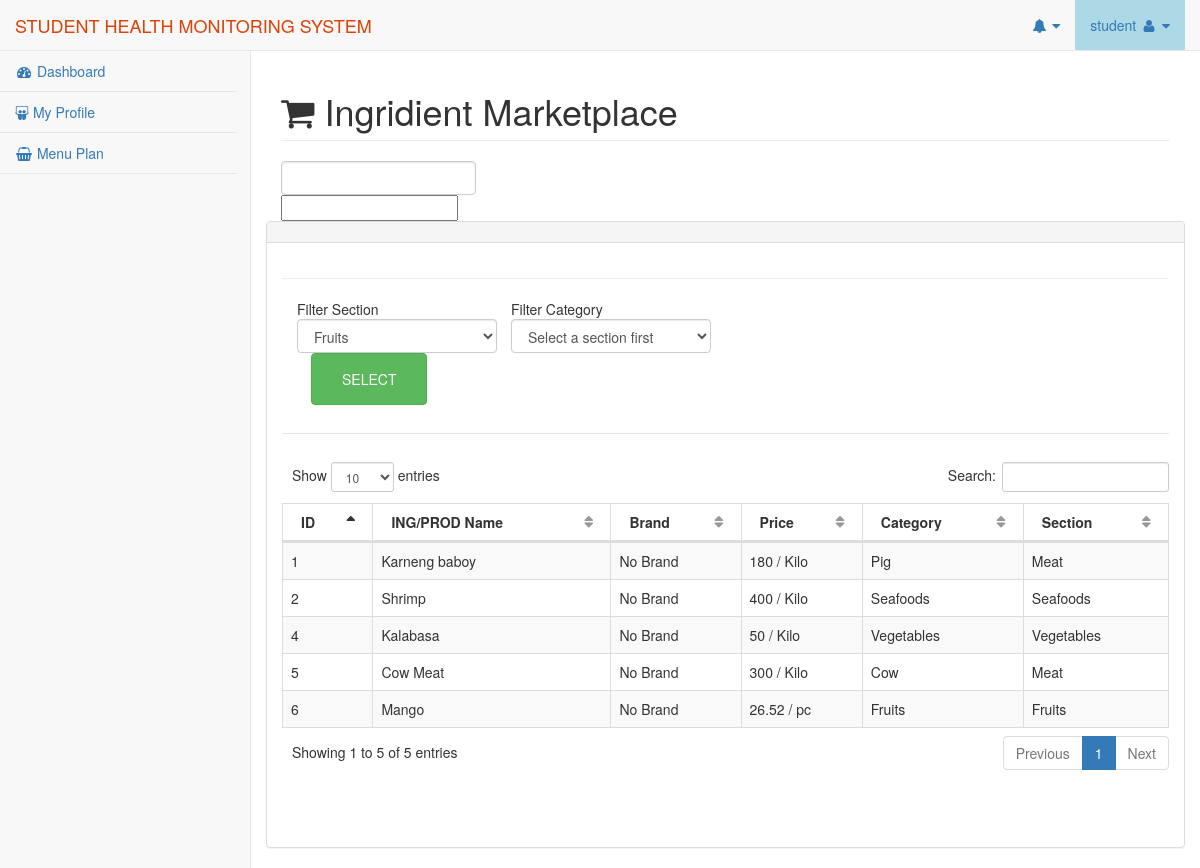
The app's page /pages/test2.php (signed in) with its own data.
### tables this page shows
CREATE TABLE IF NOT EXISTS `marketplace` (
  `id` int(11) NOT NULL AUTO_INCREMENT,
  `name` varchar(255) NOT NULL,
  `ing_brand` varchar(250) NOT NULL,
  `price` float NOT NULL,
  `in_unit` varchar(255) NOT NULL,
  `ing_section` varchar(255) NOT NULL,
  `ing_category` varchar(255) NOT NULL,
  `date_modified` date NOT NULL,
  `deleted` tinyint(2) NOT NULL DEFAULT '0',
  PRIMARY KEY (`id`)
);

### pages/test2.php (the view, shortened to what this page needs)
<?php
  include '../template/header.php';
?>
<link rel="stylesheet" href="../lib/easycomplete/easy-autocomplete.min.css">
<link rel="stylesheet" href="../lib/easycomplete/easy-autocomplete.themes.min.css">
 <div id="page-wrapper">
        <div class="row">
            <div class="col-lg-12">
                <h1 class="page-header"> <i class="fa fa-shopping-cart"></i> Ingridient Marketplace </h1>
            </div>
        </div>
        <input id="function-data" />
<input id="data-holder" />
            <div class="row">
                    <div class="panel panel-default">
                        <div class="panel-heading">
                        </div>
                        <div class="panel-body">
                        <div class="col-lg-12">
                        </div>
                        <hr>
                        <div class="col-lg-8" >
                          <div class="section-area toleft">
                            Filter Section
                            <select id="dd_section" name="dd_section" class="form-control" onchange="showCategory();">
                            <?php
                              $sql = "SELECT ing_section FROM Marketplace ORDER BY id DESC";
                              $result = mysqli_query($mysqli,$sql);
                              if (mysqli_num_rows($result) > 0) {
                                while($row = mysqli_fetch_assoc($result)) {
                                  $section = $row['ing_section'];
                                  echo '<option value="'.$section.'">'.$section.'</option>';
                                }
                              }
                              ?>
                            </select>
                          </div>
                          <div class="category-area toleft">
                              Filter Category
                                <select name="dd_category" class="form-control">
                                <option value="0">Select a section first</option>
                                </select>
                          </div>
                          <div class="toleft btn-left">
                            <button class="btn btn-success" style="padding: 15px 30px;" onclick="showTableFiltered()"> SELECT</button>
                          </div>
                        </div>
                          <div class="table-preview separator col-lg-12">
                            <table width="100%" class="table table-striped table-bordered table-hover" id="dataTables-example">
                                <thead>
                                    <tr>
                                        <th>ID</th>
                                        <th>ING/PROD Name</th>
                                        <th>Brand</th>
                                        <th>Price</th>
                                        <th>Category</th>
                                        <th>Section</th>
                                    </tr>
                                </thead>
                                <tbody>
                                 <?php
                                  $sql = "SELECT * FROM Marketplace WHERE deleted = 0";
                                  $result = mysqli_query($mysqli,$sql);
                                  if (mysqli_num_rows($result) > 0) {
                                      while($row = mysqli_fetch_assoc($result)) {
                                        $priceNunit = $row['price']. ' / '. $row['in_unit'];
                                          echo '<tr onclick="javascript:showMarketModal(this);">';
                                          echo '<td>'.$row['id'].'</td>';
                                          echo '<td>'.$row['name'].'</td>';
                                          echo '<td>'.$row['ing_brand'].'</td>';
                                          echo '<td>'.$priceNunit.'</td>';
                                          echo '<td>'.$row['ing_category'].'</td>';
                                          echo '<td>'.$row['ing_section'].'</td>';
                                          echo "</tr>";
                                      }
                                  }
                                ?>
                                </tbody>
                            </table>
                            </div>
                        </div>
                    </div>
                </div>
            </div>
 </div>
<?php
  include '../template/footer.php';
?>

### template/header.php (style rules this page uses)
select, textarea, input[type="text"], input[type="password"], input[type="datetime"], input[type="datetime-local"], input[type="date"], input[type="month"], input[type="time"], input[type="week"], input[type="number"], input[type="email"], input[type="url"], input[type="search"], input[type="tel"], input[type="color"], .uneditable-input { min-height: 30px !important; margin-bottom: 0; }

### pages/test2.php (style rules this page uses)
table tr { cursor: pointer; }
.separator { margin: 2em 0; padding: 2em 0; border-top: 1px solid rgba(0,0,0,0.1); }
.toleft { float: left; width: 200px; }
.toleft.category-area,.btn-left { margin-left: 1em; }

### records on screen
marketplace: id "1", name "Karneng baboy", ing_brand "No Brand", priceNunit "180 / Kilo", ing_category "Pig", ing_section "Meat"
marketplace: id "2", name "Shrimp", ing_brand "No Brand", priceNunit "400 / Kilo", ing_category "Seafoods", ing_section "Seafoods"
marketplace: id "4", name "Kalabasa", ing_brand "No Brand", priceNunit "50 / Kilo", ing_category "Vegetables", ing_section "Vegetables"
marketplace: id "5", name "Cow Meat", ing_brand "No Brand", priceNunit "300 / Kilo", ing_category "Cow", ing_section "Meat"
marketplace: id "6", name "Mango", ing_brand "No Brand", priceNunit "26.52 / pc", ing_category "Fruits", ing_section "Fruits"

### other values on screen
$name_User "student"
form field dd_section "Fruits"
